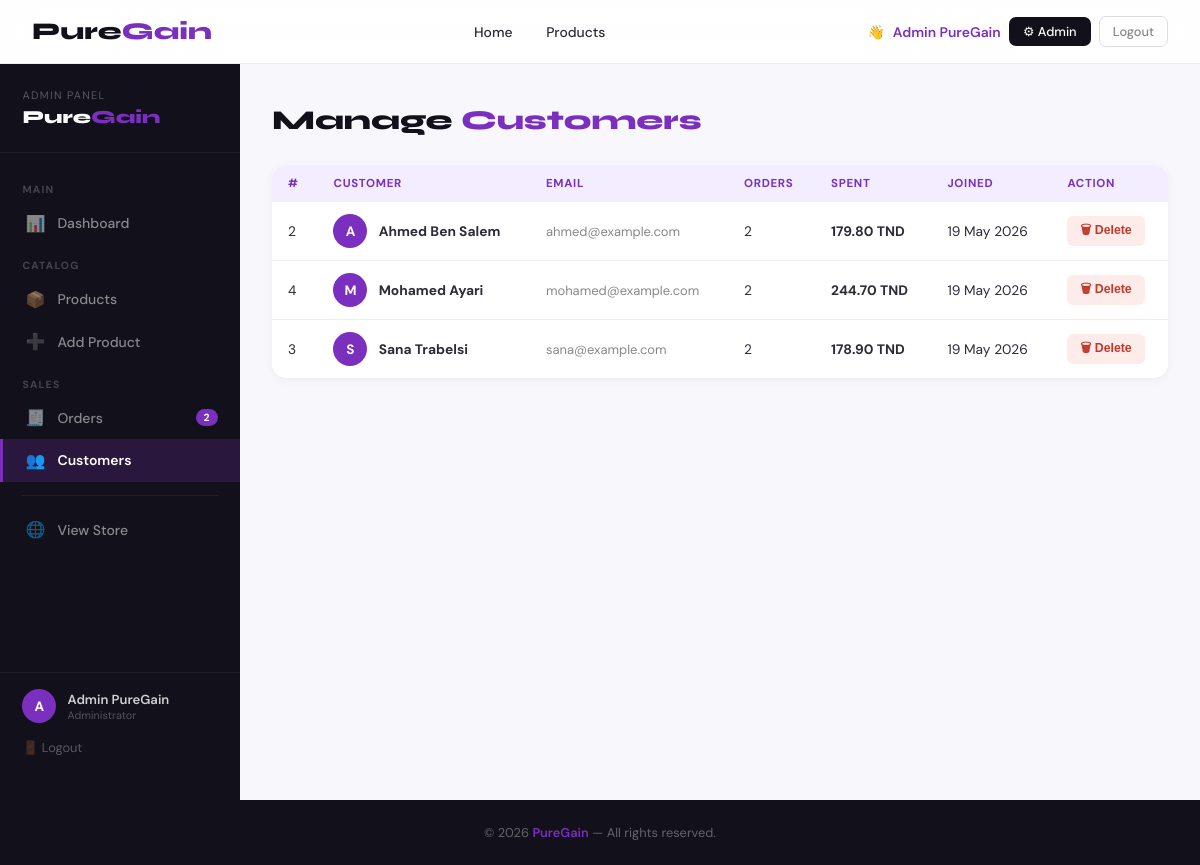
The page /admin/customers.php (signed in) on the database its author committed.
### tables this page shows
CREATE TABLE IF NOT EXISTS users (
  id         INT           NOT NULL AUTO_INCREMENT,
  name       VARCHAR(120)  NOT NULL,
  email      VARCHAR(180)  NOT NULL UNIQUE,
  password   VARCHAR(255)  NOT NULL,         
  role       ENUM('user','admin') NOT NULL DEFAULT 'user',
  created_at TIMESTAMP     NOT NULL DEFAULT CURRENT_TIMESTAMP,
  PRIMARY KEY (id)
);

### admin/customers.php (the view, shortened to what this page needs)
<?php
require '../includes/header.php';
require '../config/db.php';
$customers = mysqli_query($conn, "
    SELECT u.*, COUNT(o.id) AS total_orders, COALESCE(SUM(o.total),0) AS total_spent
    FROM users u LEFT JOIN orders o ON o.user_id=u.id
    WHERE u.role='user' GROUP BY u.id ORDER BY u.created_at DESC
");
?>
<?php require 'sidebar.php'; ?>
<main>
  <div class="page-bar"><h1>Manage <span>Customers</span></h1></div>
  <div class="card-box">
    <?php if (mysqli_num_rows($customers) === 0): ?>
      <div class="empty">No customers yet.</div>
    <?php else: ?>
      <table>
        <thead><tr><th>#</th><th>Customer</th><th>Email</th><th>Orders</th><th>Spent</th><th>Joined</th><th>Action</th></tr></thead>
        <tbody>
          <?php while ($c = mysqli_fetch_assoc($customers)): ?>
            <tr>
              <td><?= $c['id'] ?></td>
              <td><div class="cust-info"><div class="avatar"><?= strtoupper(substr($c['name'],0,1)) ?></div><strong><?= htmlspecialchars($c['name']) ?></strong></div></td>
              <td style="color:var(--muted);font-size:0.81rem;"><?= htmlspecialchars($c['email']) ?></td>
              <td><?= $c['total_orders'] ?></td>
              <td><strong><?= number_format($c['total_spent'],2) ?> TND</strong></td>
              <td><?= date('d M Y', strtotime($c['created_at'])) ?></td>
              <td><button class="btn-del" onclick="if(confirm('Delete customer and all their orders?')) window.location='customers.php?delete=<?= $c['id'] ?>'">🗑 Delete</button></td>
            </tr>
          <?php endwhile; ?>
        </tbody>
      </table>
    <?php endif; ?>
  </div>
</main>
  </div>
</div>
<?php require '../includes/footer.php'; ?>

### includes/header.php (style rules this page uses)
*, *::before, *::after { box-sizing: border-box; margin: 0; padding: 0; }
:root { --purple: #7b2fbe; --purple-dark: #5a1f8e; --purple-pale: #f3eeff; --bg: #f8f7fc; --dark: #12101a; --text: #2d2b38; --muted: #888; --white: #fff; --radius: 14px; --error: #c0392b; --success: #1e7e4a; }
html { scroll-behavior: smooth; }
body { font-family: 'DM Sans', sans-serif; background: var(--bg); color: var(--text); min-height: 100vh; display: flex; flex-direction: column; }

### admin/customers.php (style rules this page uses)
.page-bar { display:flex; align-items:center; justify-content:space-between; flex-wrap:wrap; gap:1rem; margin-bottom:1.8rem; }
.page-bar h1 { font-family:'Syne',sans-serif; font-size:1.7rem; font-weight:800; color:var(--dark); }
.page-bar h1 span { color:var(--purple); }
.card-box { background:#fff; border-radius:var(--radius); box-shadow:0 2px 10px rgba(0,0,0,0.05); overflow:hidden; }
table { width:100%; border-collapse:collapse; font-size:0.86rem; }
th { text-align:left; padding:0.7rem 1rem; background:var(--purple-pale); color:var(--purple); font-size:0.72rem; font-weight:700; text-transform:uppercase; letter-spacing:0.06em; }
td { padding:0.75rem 1rem; border-bottom:1px solid #f0eef5; vertical-align:middle; }
tr:last-child td { border-bottom:none; }
.cust-info { display:flex; align-items:center; gap:0.7rem; }
.avatar { width:34px; height:34px; border-radius:50%; background:var(--purple); color:#fff; font-weight:700; font-size:0.85rem; display:flex; align-items:center; justify-content:center; }
.btn-del { padding:0.28rem 0.8rem; border-radius:6px; font-size:0.77rem; font-weight:600; background:#fdecea; color:var(--error); border:none; cursor:pointer; transition:background 0.2s; }

### admin/sidebar.php (style rules this page uses)
.admin-content main { padding: 2.5rem 2rem 5rem; max-width: 1060px; margin: 0 auto; }

### rows shown on the page
users: id "2", name "A", name "Ahmed Ben Salem", email "ahmed@example.com", total_orders "2", total_spent "179.80", created_at "19 May 2026"
users: id "4", name "M", name "Mohamed Ayari", email "mohamed@example.com", total_orders "2", total_spent "244.70", created_at "19 May 2026"
users: id "3", name "S", name "Sana Trabelsi", email "sana@example.com", total_orders "2", total_spent "178.90", created_at "19 May 2026"

### other values the page prints
$_SESSION['user_name'] "Admin PureGain"
$pending_count "2"
substr($_SESSION['user_name'], 0, 1) "A"
